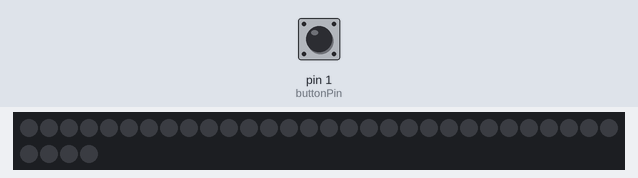
Bench run of a sketch on a simulated Arduino Uno, built with avr-gcc and run on an emulated ATmega328P. Parts: 34 RGB LEDs in strip order, left to right, continuing on the next row. The inputs (shaded band) are chosen by the test bench; at power-on: pin 1 (buttonPin) LOW.

Above: at 1.2 s.
1.3 s: pin 1 (buttonPin) pulled HIGH for 0.15 s
At 1.9 s:
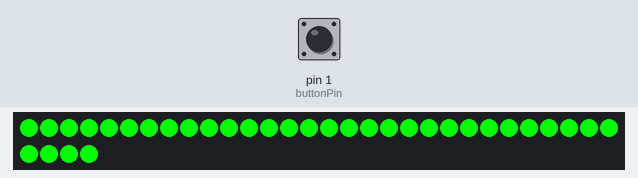
4.4 s: pin 1 (buttonPin) pulled HIGH for 1 s
At 5.2 s:
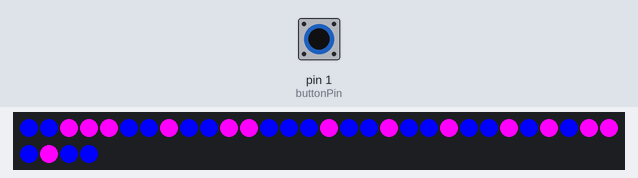
8.4 s: pin 1 (buttonPin) pulled HIGH for 3.2 s
At 9.2 s:
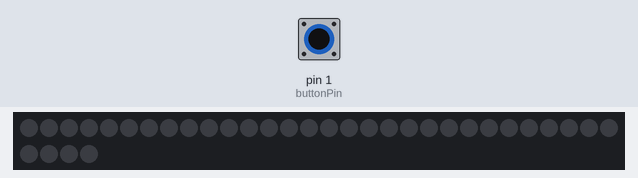
Timing chart, 0 to 11.4 s (numbered marks = the images above; inputs shaded):
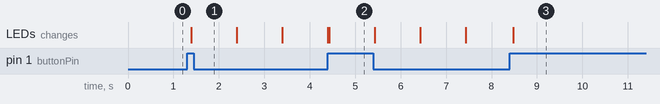

The sketch:

timmyTurtle1.0.ino
```cpp
//neopixel stuff
#include <Adafruit_NeoPixel.h>
Adafruit_NeoPixel strip(34, 0, NEO_GRB + NEO_KHZ800);

//button stuff
#include <Bounce2.h>
Bounce button = Bounce();
int buttonPin = 1;

//cases
int mode = 0;
boolean isBlue = true;

//timers
unsigned long startTime = millis();
int interval1 = 1000;
unsigned long startTimeArray = millis();
unsigned long endTimeArray = millis();


//arrays
int numGrid = 34;
int numFrames = 2;
int whichFrame = 0;

char index[34] {
  0, 1,
  2, 3,
  4, 5, 6, 7,
  8, 9, 10, 11, 12, 13,
  14, 15, 16, 17, 18, 19,
  20, 21, 22, 23, 24, 25,
  26, 27, 28, 29, 30, 31,
  32, 33
};

char colors[2][3] {
  {255, 0, 255}, //pink
  {0, 0, 255}, //blue

};

char frames[2][34] {
  {
          0, 0,
          1, 1,
       1, 0, 0, 1,
    0, 0, 1, 1, 0, 0,
    0, 1, 0, 0, 1, 0,
    0, 1, 0, 0, 1, 0,
    1, 0, 1, 1, 0, 1,
          0, 0,
  },
  {
          1, 1,
          0, 0,
       0, 1, 1, 0,
    1, 1, 0, 0, 1, 1,
    1, 0, 1, 1, 0, 1,
    1, 0, 1, 1, 0, 1,
    0, 1, 0, 0, 1, 0,
          1, 1,
  },
};

void setup() {
  strip.begin();
  strip.clear();
  //strip.setBrightness(20);

  button.attach(buttonPin, INPUT);
  button.interval(25);
}

void loop() {
  button.update();
  if (button.rose() == true) {
    mode ++;
  }

  if (mode > 2) {
    mode = 0;
  }
  switch (mode) {
    case 0:
      for (int i = 0; i < strip.numPixels(); i++) {
        strip.setPixelColor(i, 0, 0, 0);
        strip.show();
      }
      break;
    case 1:
      if (millis() - startTime > interval1) {
        isBlue = !isBlue;
        startTime = millis();
      }
      strip.clear();
      if (isBlue) {
        for (int i = 0; i < strip.numPixels(); i++) {
          strip.setPixelColor(i, 0, 0, 255);
        }
      }
      else {
        for (int i = 0; i < strip.numPixels(); i++) {
          strip.setPixelColor(i, 0, 255, 0);
        }
      }
      strip.show();
      break;
    case 2:
      //strip.clear();
      if (millis() - startTimeArray > interval1) {
        whichFrame += 1;
        startTimeArray = millis();
        if (whichFrame >= numFrames) {
          whichFrame = 0;
        }
      }

      for (int i = 0; i < numGrid; i++) {
        int whichLED = i;
        int whichIndex = index[whichLED];
        int whichColor = frames[whichFrame][whichLED];

        int r = colors[whichColor][0];
        int g = colors[whichColor][1];
        int b = colors[whichColor][2];

        strip.setPixelColor (whichIndex, r, g, b);
      }
      strip.show();
      break;
  }
}
```

Measured:
- after the input at 1.3 s, the LEDs: change after 0.09 s (image 1)
- after the input at 4.4 s, the LEDs: change at once (image 2)
- after the input at 8.4 s, the LEDs: change after 0.08 s (image 3)
